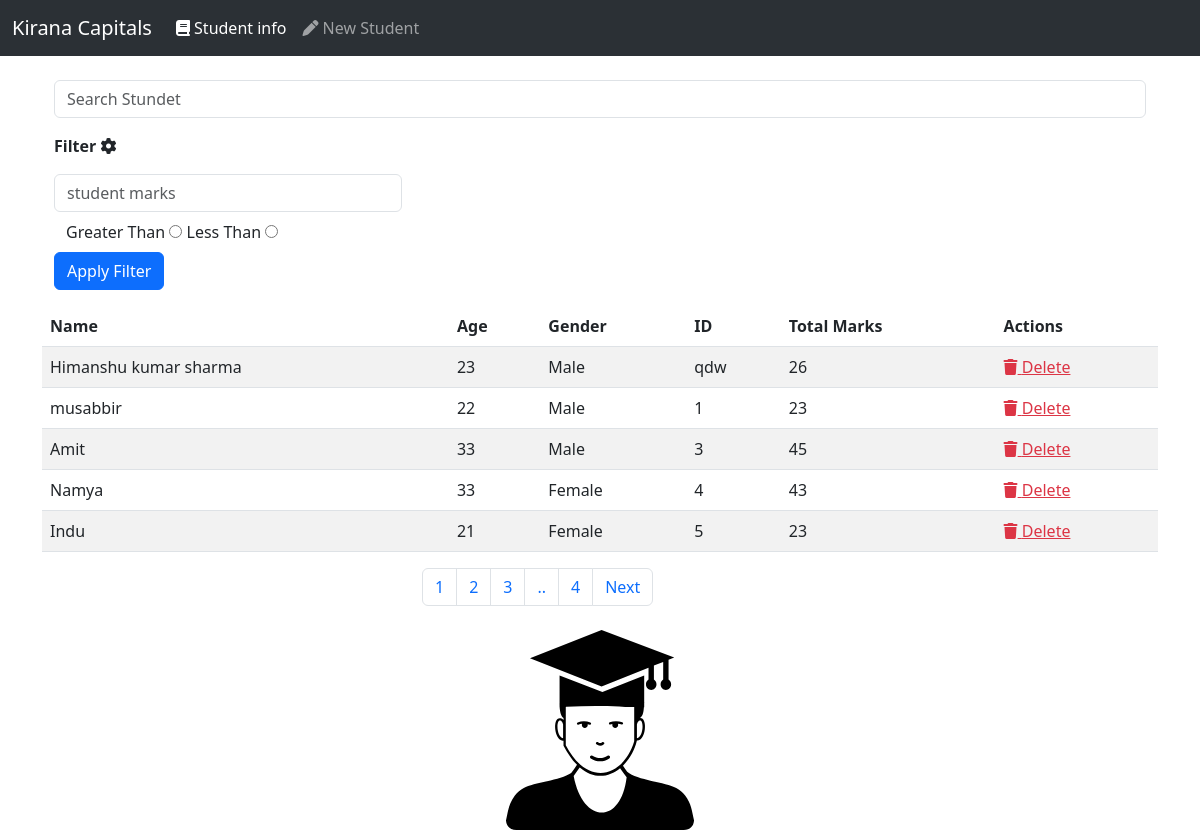
Page /student/service/stundetinfo/ on the earlier database version.
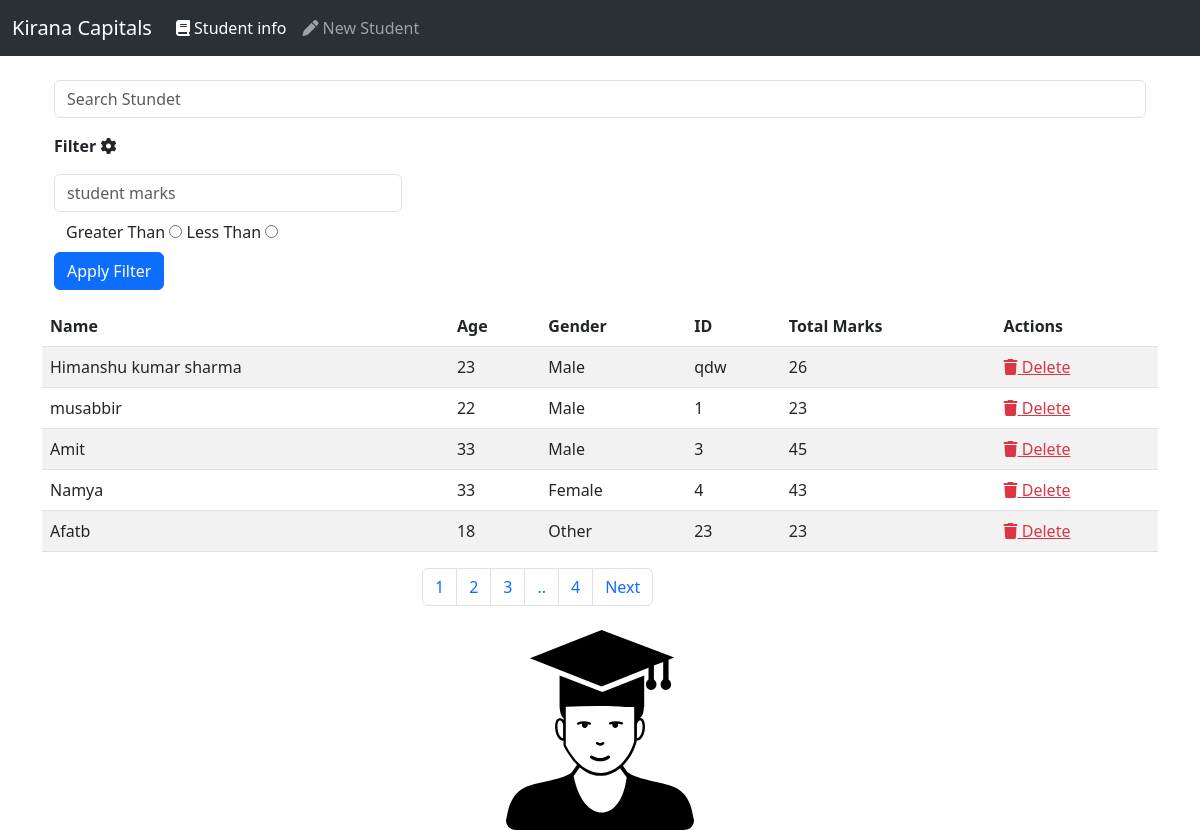
Same page on the later database version.
### student/models.py (models this page shows)
class Student(models.Model):
    studentName = models.CharField(max_length=200,null=False)
    age = models.IntegerField(null=False)
    studentid = models.CharField( max_length=50 , null=False)
    gender =models.CharField(max_length=10,null=False)
    marks = models.IntegerField(null=False)

### student/views.py (the view)
# urls.py: path("stundetinfo/",sv.StundeDetails.as_view(),name="stundetinfo"),
class StundeDetails(ListView):
    model = Student
    template_name = 'student/studentinfo.html'
    context_object_name = 'students'
    ordering = ['id']
    paginate_by = 5
    def get_context_data(self, **kwargs):
        context = super().get_context_data(**kwargs)
        return context

### student/templates/student/studentinfo.html (shortened to what this page needs)
{% extends 'core/base.html' %}
{% load static %}
{% block content %}
{% include 'core/navbar.html' %}
<div class="container mt-4">
    {% if students %}
    <div class="container mt-2">
        <input type="text" class='form-control' onkeyup="myFunction()" placeholder="Search Stundet " id="myInput">
    </div>
    <div class="container mt-3">
        <p><b>Filter <i class="fas fa-cog"></i> </b></p>
<form action="/student/service/applyfilter" method='get'>
        <div class="row">
            <div class="col-sm-4">
                <input type="text" name="mark" id="" class="form-control" placeholder="student marks">
               <div class="container mt-2">
                <label for="marksg">Greater Than</label>
                <input type="radio" name="marks" id="marksg" value='g'>
                <label for="marksl">Less Than</label>
                <input type="radio" name="marks" id="marksl" value='l'>
               </div>
            </div>
        </div>
        <input type="submit" value="Apply Filter" class="btn btn-primary mt-2">
    </form>
    </div>
    <table class="table table-striped mt-3" id="myTable">
            <thead>
                <tr>
                    <th>Name</th>
                    <th>Age</th>
                    <th>Gender</th>
                    <th>ID</th>
                    <th>Total Marks</th>
                    <th>Actions</th>
                </tr>
            </thead>
            <tbody>
        {% for i in students %}
        <tr>
    <td> {{i.studentName}}</td>
    <td> {{i.age}}</td>
    <td> {{i.gender}}</td>
    <td> {{i.studentid}}</td>
    <td> {{i.marks}}</td>
    <td>  <a href="/student/service/delete/student/{{i.studentid}}" class="text-danger"><i class="fa-solid fa-trash"></i>  Delete</a></td>
        </tr>
        {% endfor %}
            </tbody>
    </table>
    {% if is_paginated %}
    <div class="row">
        <div class="col-sm-4"></div>
        <div class="col-sm-8">
            <nav aria-label="Page navigation example">
                <ul class="pagination">
                  <li class="page-item"><a class="page-link" href="?page=1">1</a></li>
                  <li class="page-item"><a class="page-link" href="?page=2">2</a></li>
                  <li class="page-item"><a class="page-link" href="?page=3">3</a></li>
                  <li class="page-item"><a class="page-link" href="#">..</a></li>
                  <li class="page-item"><a class="page-link" href="?page={{page_obj.paginator.num_pages}}">{{page_obj.paginator.num_pages}}</a></li>
                  {% if page_obj.has_next %}
                  <li class="page-item"><a class="page-link" href="?page={{page_obj.next_page_number}}">Next</a></li>
                  {% endif %}
                  {% endif %}
    {% else %}
    <h3 class="text-center mt-4">No Student..</h3>
    {% endif %}
</div>
<div class="container mt-2 text-center">
    <img src="{% static 'student/img/icon.svg' %}" alt="" width="100%" height="200" class='ing-fluid text-center'>
</div>
{% endblock content %}

Differences in the rows shown:
removed Student: studentName "Indu", age "21", gender "Female", studentid "5", marks "23"
now on this page (row unchanged): Student: studentName "Afatb", age "18", gender "Other", studentid "23", marks "23"
